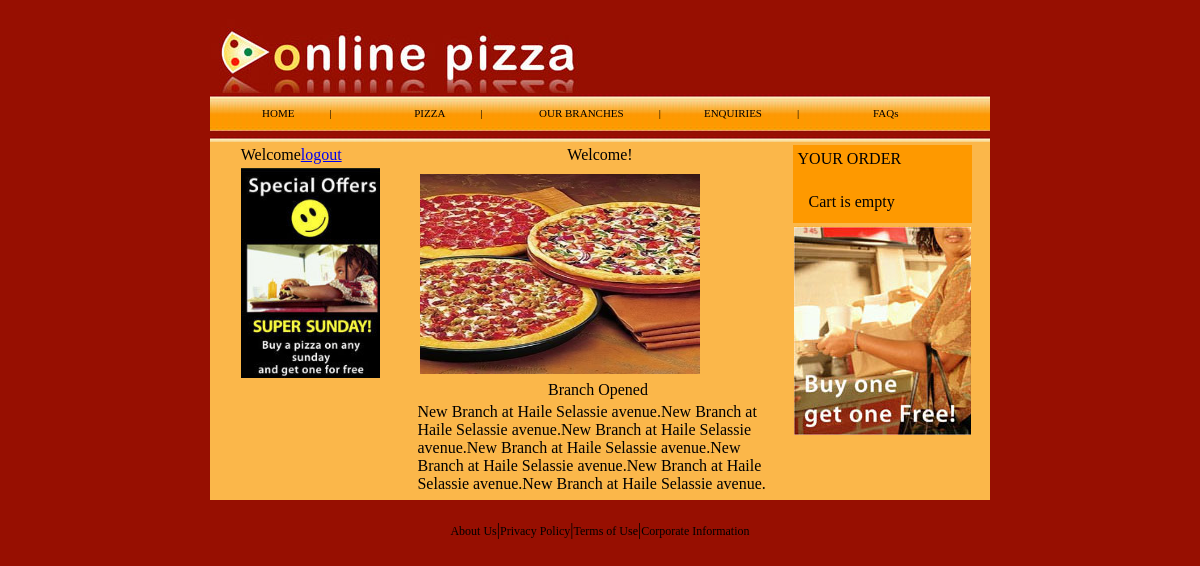
/ (signed in), run on the app's committed database.
### tables this page shows
CREATE TABLE `news` (
  `id` int(11) NOT NULL auto_increment,
  `title` varchar(100) NOT NULL default '',
  `summary` varchar(255) NOT NULL default '',
  `image` varchar(100) NOT NULL default '',
  `fullstory` text,
  `newsdate` date NOT NULL,
  PRIMARY KEY  (`id`)
);

### includes/news.lib.php (the view, shortened to what this page needs)
<?php
function listnews(){
	$sql = "select *, date_format(newsdate, '%D %M, %Y') as mydate from news order by mydate limit 1";
	$result = mysql_query($sql);
if(mysql_num_rows($result) == 0){
echo "&nbsp;There is no news to display";
}
else {
echo '<table align="center">';
while($myrow = mysql_fetch_array($result)){
echo '<tr><td><img src="admin/images/newsletter/' . $myrow['image'] . '" align="left" vspace=3 hspace=3 class="blackbox" width="280" height="200"/> &nbsp;&nbsp;</td></tr>';
echo '<tr><td align="center">'.stripslashes($myrow['title']) . '&nbsp;</span></td></tr>';
echo '<tr><td>' .$myrow['fullstory'] .'</td></tr>' ;
}
echo '</table>';
}
}
		 ?>

### css/cms.css (style rules this page uses)
body { margin-left: 0px; margin-top: 0px; margin-right: 0px; margin-bottom: 0px; }

### data on the page
news: image (picture), title "Branch Opened", fullstory "New Branch at Haile Selassie avenue.New Branch at Haile Selassie avenue.New Branch at Haile Selassie avenue.New Branch at Haile Selassie avenue.New Branch at Haile Selassie avenue.New Branch at Haile Selassie avenue.New Branch at Haile Selassie avenue."
